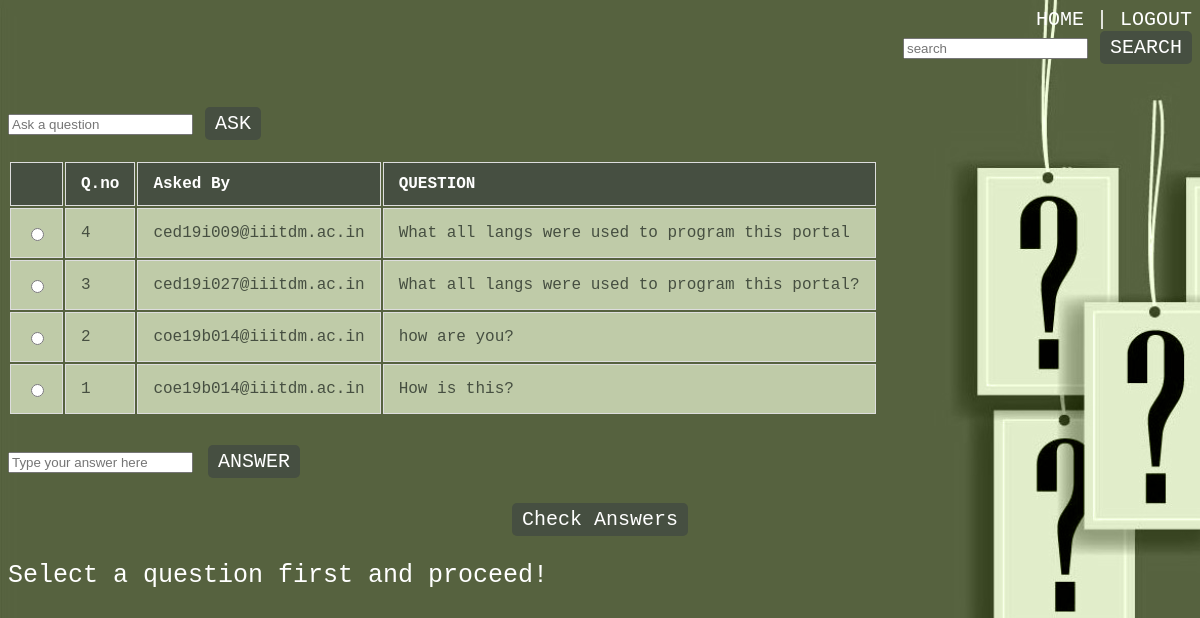
Screenshot of /qna.php (signed in) with the database file from the repository.
### tables this page shows
CREATE TABLE `qna` (
  `qno` int(11) NOT NULL,
  `qroll` varchar(30) DEFAULT NULL,
  `question` varchar(1000) DEFAULT NULL
);

### qna.php (the view, shortened to what this page needs)
<?php
    include('connection.php');
?>
<html>
<head>
<link rel="stylesheet" href="external_css_qna.css">
</head>
<body>
<div class = "header">
<div class='logout'>
<a href="student_page.php" = "right">HOME |</a>
<a href="logout.php" ="right"> LOGOUT</a>
    <form name="f3" action = "<?php echo $_SERVER['PHP_SELF'];?>" method="post">
        <input type = "text" placeholder="search" id ="search" name  = "search"/>
                <input type =  "submit" id = "btn" value = "SEARCH" />
</form>
<br>
<div class = "left">
    <form name="f3" action = "<?php echo $_SERVER['PHP_SELF'];?>" method="post" >
                <input type = "text" placeholder="Ask a question" id ="q" name  = "q" />
                <input type =  "submit" id = "btn" value = "ASK" />
</form>
</div>
</div></div>
<form name="f3"  method = "POST" action = "<?php echo $_SERVER['PHP_SELF'];?>">
    <table id = customers>
    <thead>
    <?php
        $sql="select * from qna ORDER BY qno desc";
        $result=mysqli_query($con,$sql);
        if(mysqli_num_rows($result)>0)
        {
            echo "<tr>";
            echo "<th></th>";
            echo "<th>Q.no</th>";
            echo "<th>Asked By</th>";
            echo "<th>QUESTION</th>";
            echo "</tr>";
        }
        else
        {
            echo "No questions!";
        }
        while($row=mysqli_fetch_array($result)):
    ?>
<tbody>
   <tr>
       <td><input type="radio" name="ticked[]" value="<?php echo $row["qno"];?>"></td>
<?php
  echo "<td>" . $row['qno'] . "</td>";
  echo "<td>" . $row['qroll'] . "</td>";
  echo "<td>" . $row['question'] . "</td>";
?>
    </tr><?php endwhile;?>
</tbody>
</table>
    <input type = "text" placeholder="Type your answer here" id ="ans" name  = "ans" />
    <input type =  "submit" id = "btn" value = "ANSWER" />
    <p>
        <input type =  "submit" id = "btn1" value = "Check Answers" />
    </p>
</form>
</body>
</html>

### external_css_qna.css (style rules this page uses)
#btn,#btn1 { border-radius: 5px; background-color:#464f41; border: none; color: white; padding: 5px 10px; text-align: center; font-family: "Lucida Console", "Courier New", monospace; font-size: 20px; }
body { background-color:#bfcba8; color:#464f41; font-family: "Lucida Console", "Courier New", monospace; font-size: 25px; background-image: url(qanda.jpg); background-blend-mode: luminosity; opacity:2; background-repeat: repeat; background-size: cover; position: relative; overflow-y: visible; overflow-x: visible; }
a { color:white; }

### qna.php (style rules this page uses)
.left { text-align : left; }
#customers td, #customers th { border: 1px solid #ddd; padding: 15px; font-family: "Lucida Console", "Courier New", monospace; }
tr { background-color:#bfcba8; color:#464f41; }
#customers th { padding-top: 12px; padding-bottom: 12px; text-align: left; background-color: #464f41; color: white; font-family: "Lucida Console", "Courier New", monospace; }
p { text-align: center; }
a { text-decoration: none; }
.logout { text-align: right; font-size: 20px; }
body { overflow-y: scroll; overflow-x: scroll; color:white; }

### rows the page displays
qna: qno "4", qroll "ced19i009@iiitdm.ac.in", question "What all langs were used to program this portal"
qna: qno "3", qroll "ced19i027@iiitdm.ac.in", question "What all langs were used to program this portal?"
qna: qno "2", qroll "coe19b014@iiitdm.ac.in", question "how are you?"
qna: qno "1", qroll "coe19b014@iiitdm.ac.in", question "How is this?"
